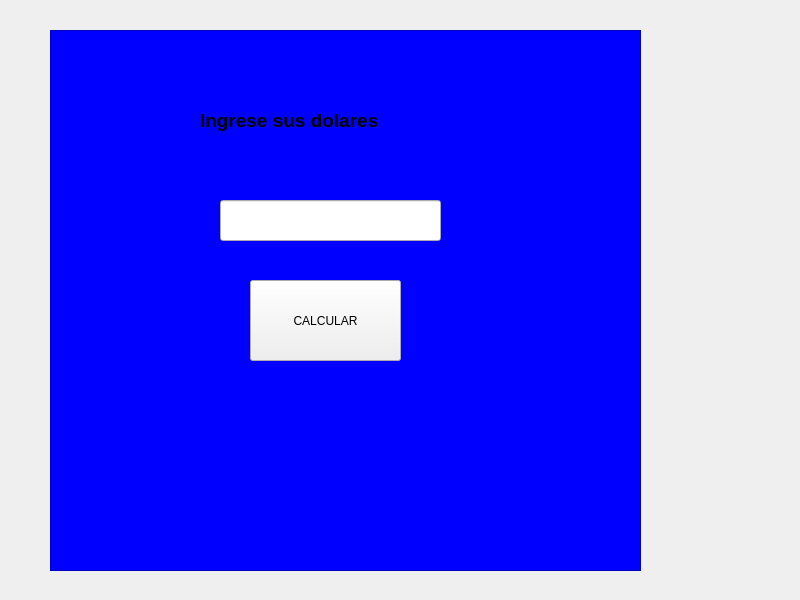
<?xml version="1.0" encoding="UTF-8"?>
<ui version="4.0">
 <class>MainWindow</class>
 <widget class="QMainWindow" name="MainWindow">
  <property name="geometry">
   <rect>
    <x>0</x>
    <y>0</y>
    <width>800</width>
    <height>600</height>
   </rect>
  </property>
  <property name="windowTitle">
   <string>MainWindow</string>
  </property>
  <widget class="QWidget" name="centralwidget">
   <widget class="QPushButton" name="bt">
    <property name="geometry">
     <rect>
      <x>250</x>
      <y>280</y>
      <width>151</width>
      <height>81</height>
     </rect>
    </property>
    <property name="text">
     <string>CALCULAR</string>
    </property>
   </widget>
   <widget class="QLineEdit" name="ln_bolivares">
    <property name="geometry">
     <rect>
      <x>220</x>
      <y>200</y>
      <width>221</width>
      <height>41</height>
     </rect>
    </property>
   </widget>
   <widget class="QLabel" name="label">
    <property name="geometry">
     <rect>
      <x>200</x>
      <y>70</y>
      <width>241</width>
      <height>101</height>
     </rect>
    </property>
    <property name="font">
     <font>
      <pointsize>14</pointsize>
      <weight>75</weight>
      <bold>true</bold>
     </font>
    </property>
    <property name="text">
     <string>Ingrese sus dolares</string>
    </property>
   </widget>
   <widget class="QFrame" name="frame">
    <property name="geometry">
     <rect>
      <x>50</x>
      <y>30</y>
      <width>591</width>
      <height>541</height>
     </rect>
    </property>
    <property name="styleSheet">
     <string notr="true">background-color:blue;</string>
    </property>
    <property name="frameShape">
     <enum>QFrame::StyledPanel</enum>
    </property>
    <property name="frameShadow">
     <enum>QFrame::Raised</enum>
    </property>
    <widget class="QLabel" name="label_2">
     <property name="geometry">
      <rect>
       <x>50</x>
       <y>450</y>
       <width>491</width>
       <height>71</height>
      </rect>
     </property>
     <property name="font">
      <font>
       <pointsize>14</pointsize>
       <weight>75</weight>
       <bold>true</bold>
      </font>
     </property>
     <property name="text">
      <string/>
     </property>
    </widget>
    <widget class="QLabel" name="label_3">
     <property name="geometry">
      <rect>
       <x>60</x>
       <y>360</y>
       <width>481</width>
       <height>41</height>
      </rect>
     </property>
     <property name="font">
      <font>
       <pointsize>14</pointsize>
       <weight>75</weight>
       <bold>true</bold>
      </font>
     </property>
     <property name="text">
      <string/>
     </property>
    </widget>
   </widget>
   <zorder>frame</zorder>
   <zorder>bt</zorder>
   <zorder>ln_bolivares</zorder>
   <zorder>label</zorder>
  </widget>
 </widget>
 <resources/>
 <connections/>
</ui>
